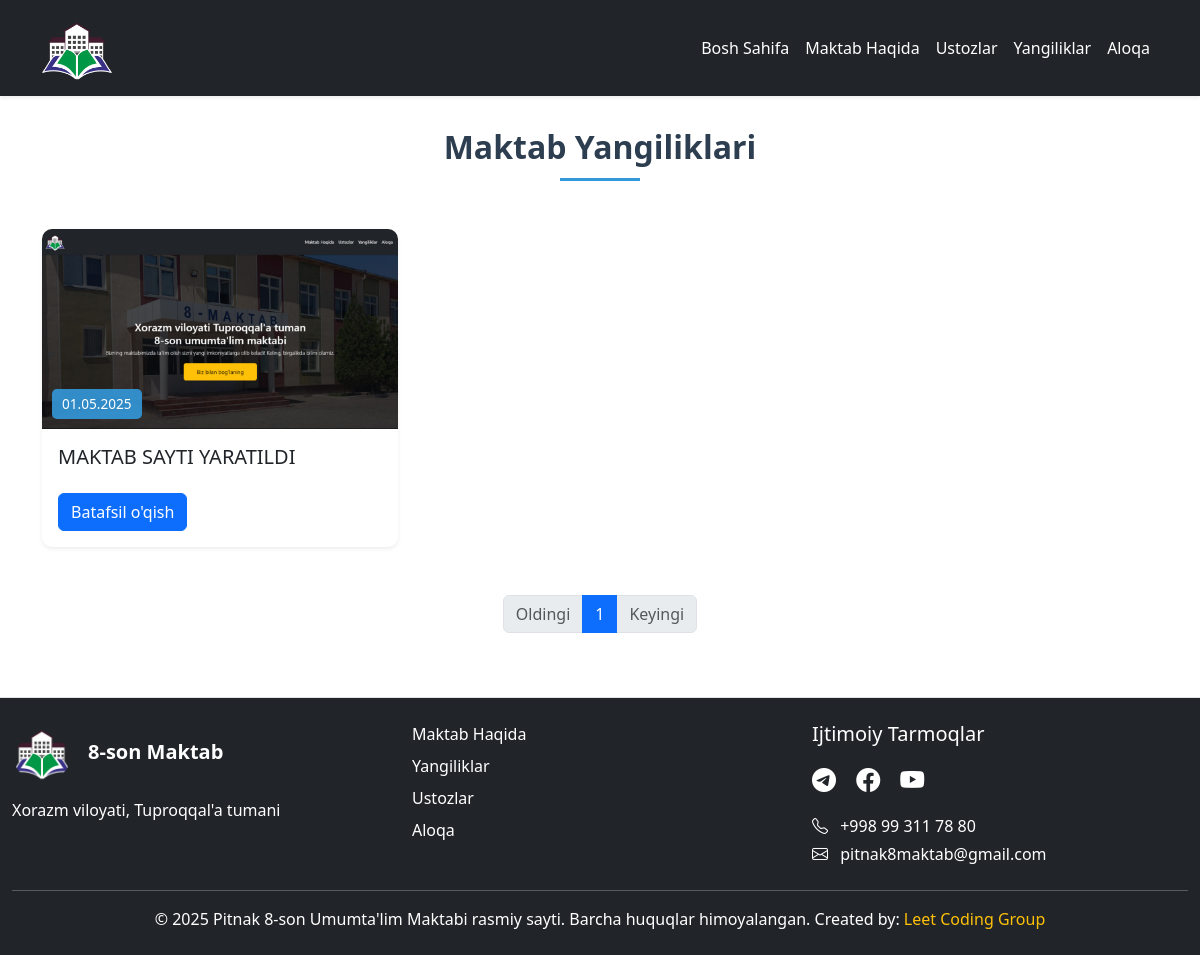
Page /news/ on the committed database.
### home/models.py (models this page shows, shortened)
class News(models.Model):
    title = models.CharField(max_length=200, verbose_name="Sarlavha")
    content = models.TextField(verbose_name="Matn")
    views = models.PositiveIntegerField(default=0)
    image = models.ImageField(upload_to='news_images/', verbose_name="Rasm")
    date_posted = models.DateTimeField(default=timezone.now, verbose_name="Sana")
    slug = models.SlugField(max_length=200, unique=True, blank=True)
    class Meta:
        verbose_name = "Yangilik"
        verbose_name_plural = "Yangiliklar"
        ordering = ['-date_posted']

### home/views.py (the view)
# urls.py: path('news/', news_list, name='news'),
def news_list(request):
    news_items = News.objects.all().order_by('-date_posted')
    paginator = Paginator(news_items, 6)  # Sahifada 6 ta yangilik
    page_number = request.GET.get('page')
    page_obj = paginator.get_page(page_number)
    return render(request, 'news.html', {'page_obj': page_obj})

### templates/news.html (shortened to what this page needs)
{% extends 'base.html' %}
{% load static %}
{% block content %}
<link href="{% static 'main/css/news.css' %}" rel="stylesheet">
<main style="padding-top: 80px;">
    <h2 class="text-center mb-5 section-title fw-bold">Maktab Yangiliklari</h2>
</main>
<div class="row g-4">
    {% for news in page_obj %}
    <div class="col-md-6 col-lg-4">
        <div class="card h-100 news-card shadow-sm">
            <div class="news-img-container">
                <img alt="{{ news.title }}" class="card-img-top" src="{{ news.image.url }}">
                <span class="news-date">{{ news.date_posted|date:"d.m.Y" }}</span>
            </div>
            <div class="card-body">
                <h5 class="card-title mb-4">{{ news.title }}</h5>
                <a class="btn btn-primary" href="{% url 'news_detail' news.slug %}">Batafsil o'qish</a>
            </div>
        </div>
    </div>
    {% endfor %}
</div>
{% include 'pagination.html' %}
{% endblock %}

### static/main/css/main.css (style rules this page uses)
body { display: flex; flex-direction: column; min-height: 100vh; background-color: #ffff; }
main { flex: 1; }
.hero_title, .hero_text, .btn { animation: fadeIn 1s ease-out forwards; opacity: 0; }
.btn { animation-delay: 1.5s; }
.card, .img-fluid, .text-center { animation: fadeInUp 1s ease-out forwards; opacity: 0; }
.card { animation-delay: 0.5s; }
.text-center { animation-delay: 1.5s; }

### static/main/css/style.css (style rules this page uses)
a { text-decoration: none; color: #333; font-weight: 500; }

### static/main/css/news.css (style rules this page uses)
.section-title { color: #2c3e50; position: relative; padding-bottom: 15px; }
.section-title::after { content: ''; position: absolute; bottom: 0; left: 50%; transform: translateX(-50%); width: 80px; height: 3px; background-color: #3498db; }
.news-card { border: none; border-radius: 10px; transition: transform 0.3s ease, box-shadow 0.3s ease; }
.news-img-container { position: relative; height: 200px; overflow: hidden; border-top-left-radius: 10px; border-top-right-radius: 10px; }
.news-img-container img { width: 100%; height: 100%; object-fit: cover; transition: transform 0.5s ease; }
.news-date { position: absolute; bottom: 10px; left: 10px; background-color: rgba(52, 152, 219, 0.9); color: white; padding: 5px 10px; border-radius: 5px; font-size: 0.85rem; }

### rows in the picture
News: image (picture), date_posted "01.05.2025", title "MAKTAB SAYTI YARATILDI"

### other values in the picture
{{ num }} "1"
